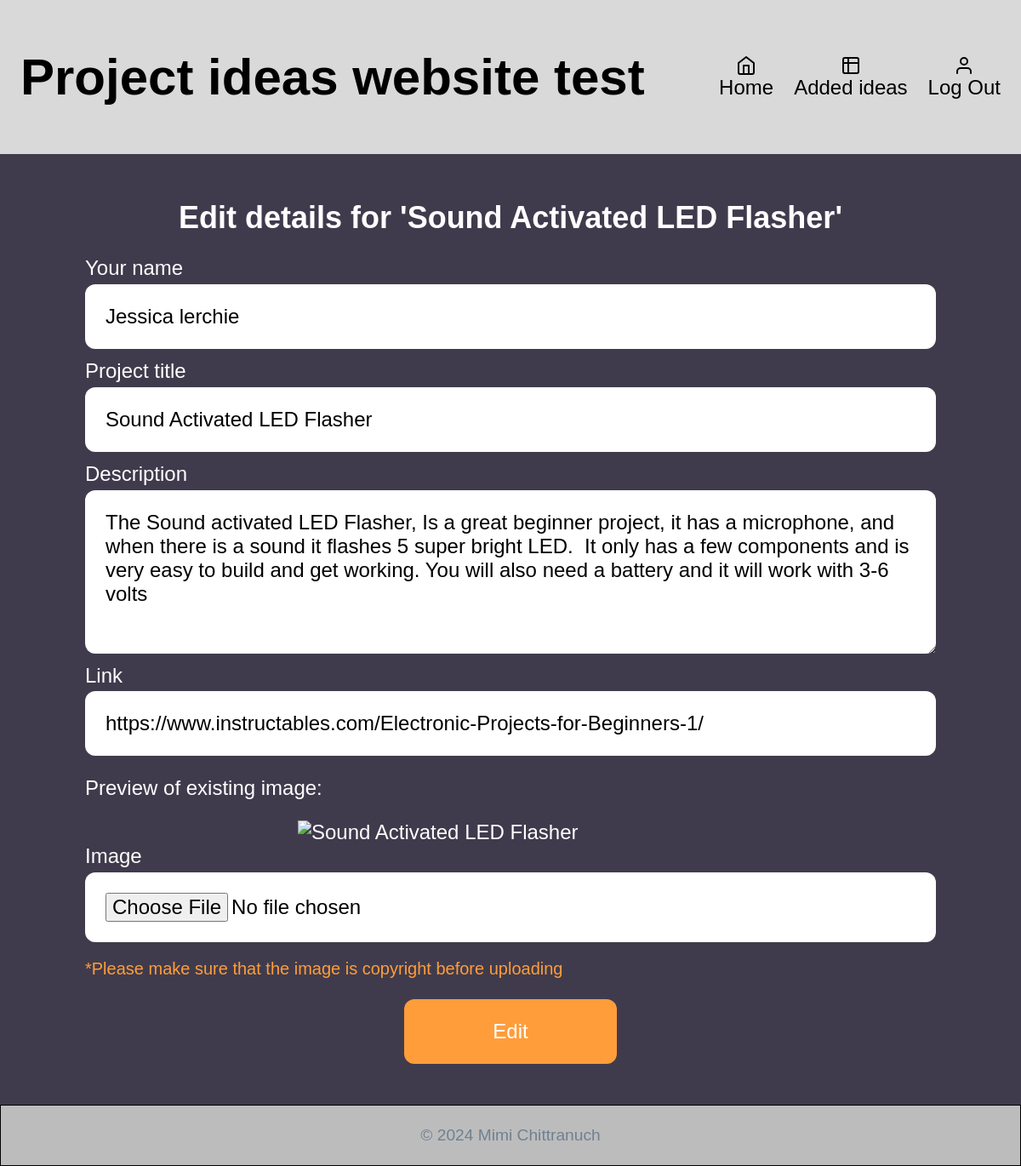
The app's page /site/form-edit.php?id=21&area=3 (signed in) with its own data.
### tables this page shows
CREATE TABLE `ideas` (
  `id` int NOT NULL AUTO_INCREMENT,
  `area` int NOT NULL,
  `title` varchar(100) NOT NULL,
  `description` varchar(5000) NOT NULL,
  `link` varchar(500) DEFAULT NULL,
  `image_data` longblob,
  `image_type` varchar(20) DEFAULT NULL,
  `student_name` varchar(100) NOT NULL,
  PRIMARY KEY (`id`),
  KEY `area` (`area`),
  CONSTRAINT `ideas_ibfk_2` FOREIGN KEY (`area`) REFERENCES `areas` (`id`) ON DELETE CASCADE ON UPDATE RESTRICT
);

### site/form-edit.php (the view, shortened to what this page needs)
<?php
include 'partials/_top.php';
$ideaID = $_GET['id'] ?? null;
$db = connectToDB();
$query = 'SELECT * FROM ideas WHERE id=?';
try{
    $stmt = $db->prepare($query);
    $stmt->execute([$ideaID]);
    $idea = $stmt->fetch();
}
catch (PDOexception $e) {
    consoleLog($e->getMessage(), 'DB List Fetch', ERROR);
    die('There was an error getting data from the database');
}
?>
<h2 class="center-title">Edit details for '<?= $idea['title'] ?>'</h2>
<form method="post" action='edit-idea.php' enctype="multipart/form-data">
    <label>Your name</label>
    <input name="sname"
           type="text"
           placeholder="e.g. Mimi Tangitcharoen"
           value="<?= $idea['student_name'] ?>"
           required>
    <label>Project title</label>
    <input name="title"
           type="text"
           placeholder="e.g. DIY necklace"
           value="<?= $idea['title']?>"
           required>
    <label>Description</label>
    <textarea name="description"
           placeholder="e.g. This necklace is..."
           required><?= $idea['description'] ?></textarea>
    <label>Link</label>
    <input name="link"
           type="url"
           placeholder="e.g. http://www.necklace.com/index.html"
           value= "<?= $idea['link']?>"
           required>
    <p>Preview of existing image:</p>
    <?php
    if(!$idea['image_type'] or !$idea['image_type']){
        echo '<p>No existing image</p>';
    }
    else{
    echo   '<img src="load-image.php?id=' . $idea['id'] . '" class="details-image" alt="' . $idea['title'] . '">';
    }
    ?>
    <label>Image</label>
    <input type="file" name="image" accept="image/*">
    <p id="copyright"> *Please make sure that the image is copyright before uploading </p>
    <input type="submit" value="Edit">
</form>
<?php include 'partials/bottom.php'; ?>

### site/css/styles.css (style rules this page uses)
* { box-sizing: border-box; }
html { font-family: "Gill Sans", "Gill Sans MT", Calibri, sans-serif; font-size: 24px; }
body { background-color: rgba(64, 59, 76, 1); color: white; margin: 0; min-height: 100vh; display: flex; flex-direction: column; }
.center-title { text-align: center; margin-bottom: 0.5rem; }
form { width: max-content; margin: 1rem auto; gap: 2rem; }
label { display: block; color: white; margin-bottom: 0.2rem; }
input, textarea { width: 1000px; display: block; font-family: inherit; font-size: inherit; border-radius: 0.5rem; justify-content: space-between; padding: 1rem 1rem; border-style: none; margin-bottom: 0.5rem; background-color: white; color: black; }
textarea { min-height: 8rem; }
input[type="submit" i] { width: 250px; margin: 1rem auto; color: white; background-color: rgba(255, 157, 59, 1); border-style: none; }
#copyright { color: rgba(255, 157, 59, 1); font-size: 20px; }
h2 { text-align: center; margin-bottom: 0.5rem; }
img { display: block; margin: auto; max-width: 500px; max-height: 500px; object-fit: scale-down; }

### records on screen
ideas: title "Sound Activated LED Flasher", sname "Jessica lerchie", description "The Sound activated LED Flasher, Is a great beginner project, it has a microphone, and when there is a sound it flashes 5 super bright LED. It only has a few components and is very easy to build and get working. You will also need a battery and it will work with 3-6 volts", link "https://www.instructables.com/Electronic-Projects-for-Beginners-1/"
